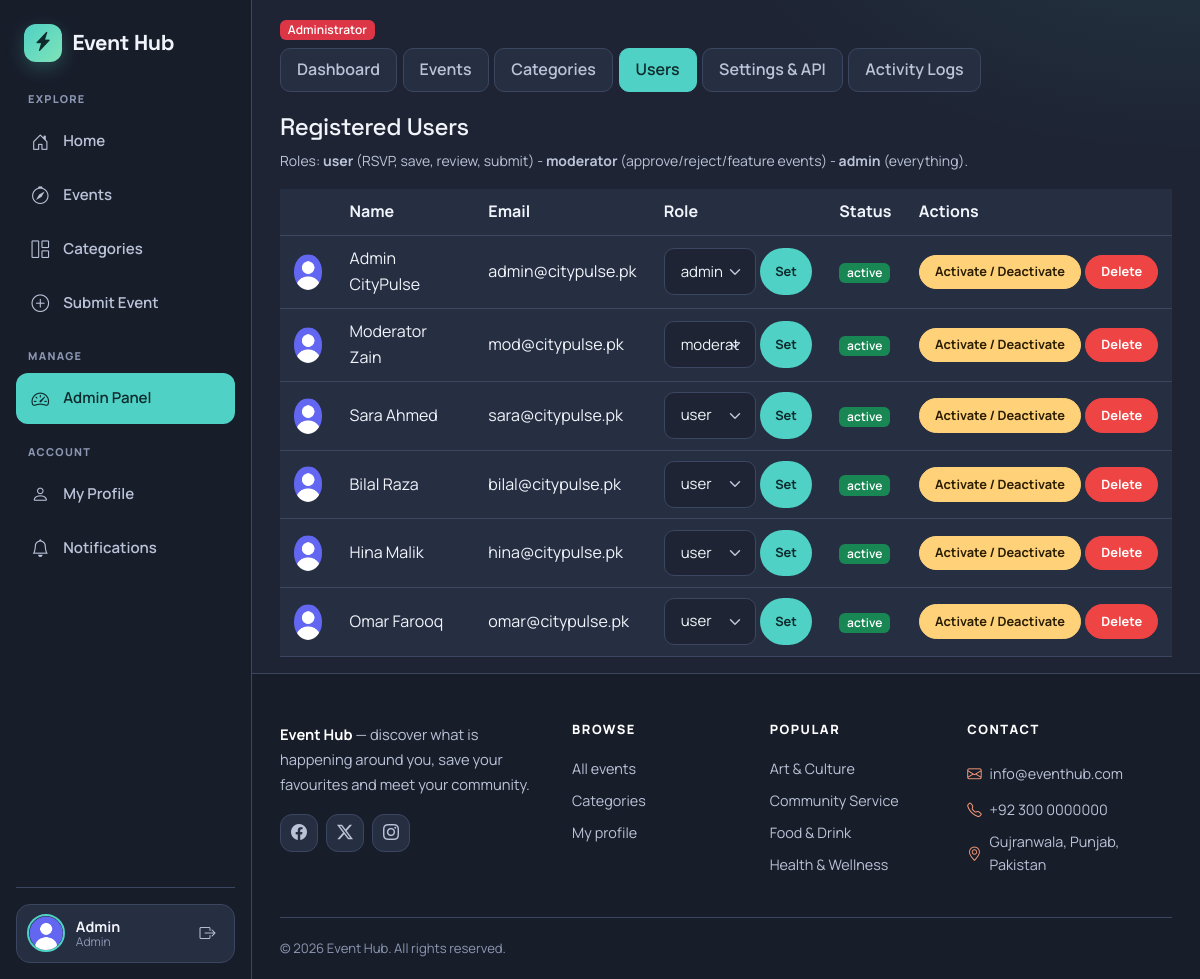
The page /admin/users.php (signed in) on the database its author committed.
### tables this page shows
CREATE TABLE users (
  id INT AUTO_INCREMENT PRIMARY KEY,
  name VARCHAR(100) NOT NULL,
  email VARCHAR(150) NOT NULL UNIQUE,
  password VARCHAR(255) NOT NULL,
  role ENUM('user','moderator','admin') DEFAULT 'user',
  status ENUM('active','inactive') DEFAULT 'active',
  avatar VARCHAR(255) DEFAULT 'images/avatar.png',
  created_at TIMESTAMP DEFAULT CURRENT_TIMESTAMP
);

CREATE TABLE categories (
  id INT AUTO_INCREMENT PRIMARY KEY,
  name VARCHAR(80) NOT NULL,
  color VARCHAR(10) DEFAULT '#6f42c1'
);

### includes/functions.php (called while the page is built, shortened)
<?php
require_once __DIR__ . '/../config/db.php';
function e($s) { return htmlspecialchars($s ?? '', ENT_QUOTES, 'UTF-8'); }
function is_logged() { return isset($_SESSION['user']); }
function get_categories() { global $pdo; return $pdo->query("SELECT * FROM categories ORDER BY name")->fetchAll(); }

### admin/users.php (the view, shortened to what this page needs)
<?php
require '../includes/functions.php';
$users = $pdo->query("SELECT * FROM users ORDER BY id")->fetchAll(); $page_title = 'Users'; $active = 'admin';
include '../includes/header.php'; include 'menu.php';
?>
<div class="container">
  <h4>Registered Users</h4>
  <p class="text-muted small">Roles: <b>user</b> (RSVP, save, review, submit) - <b>moderator</b> (approve/reject/feature events) - <b>admin</b> (everything).</p>
  <div class="table-responsive"><table class="table bg-white align-middle">
    <tr><th></th><th>Name</th><th>Email</th><th>Role</th><th>Status</th><th>Actions</th></tr>
    <?php foreach ($users as $u): ?>
    <tr>
      <td><img src="<?= BASE_URL . e($u['avatar']) ?>" width="36" height="36" class="rounded-circle" style="object-fit:cover" alt="avatar of <?= e($u['name']) ?>"></td>
      <td><?= e($u['name']) ?></td><td><?= e($u['email']) ?></td>
      <td>
        <form method="post" class="d-flex gap-1"><input type="hidden" name="id" value="<?= $u['id'] ?>"><input type="hidden" name="do" value="role">
          <select name="role" class="form-select form-select-sm"><?php foreach (['user', 'moderator', 'admin'] as $r): ?><option <?= $u['role'] == $r ? 'selected' : '' ?>><?= $r ?></option><?php endforeach; ?></select>
          <button class="btn btn-sm btn-primary">Set</button></form></td>
      <td><span class="badge bg-<?= $u['status'] == 'active' ? 'success' : 'dark' ?>"><?= $u['status'] ?></span></td>
      <td><form method="post" class="d-flex gap-1" onsubmit="return confirm('Are you sure?')">
        <button name="do" value="toggle" class="btn btn-sm btn-warning">Activate / Deactivate</button>
        <button name="do" value="delete" class="btn btn-sm btn-danger">Delete</button>
      </form></td>
    </tr>
    <?php endforeach; ?>
  </table></div>
</div>
<?php include '../includes/footer.php'; ?>

### includes/footer.php (shortened to what this page needs)
<footer class="footer">
  <div class="container">
    <div class="footer-grid">
      <div class="footer-brand">
        <p class="footer-desc"><strong><?= SITE_NAME ?></strong> &mdash; discover what is happening around you, save your favourites and meet your community.</p>
        <div class="social-links d-flex gap-2">
          <a href="#" class="social-link" aria-label="Facebook"><i class="bi bi-facebook"></i></a>
          <a href="#" class="social-link" aria-label="Twitter"><i class="bi bi-twitter-x"></i></a>
          <a href="#" class="social-link" aria-label="Instagram"><i class="bi bi-instagram"></i></a>
        </div>
      </div>
      <div class="footer-links">
        <h4>Browse</h4>
        <a href="<?= BASE_URL ?>events.php">All events</a>
        <a href="<?= BASE_URL ?>categories.php">Categories</a>
        <a href="<?= BASE_URL ?><?= is_logged() ? 'profile.php' : 'login.php' ?>"><?= is_logged() ? 'My profile' : 'Login' ?></a>
      </div>
      <div class="footer-links">
        <h4>Popular</h4>
        <?php foreach (array_slice(get_categories(), 0, 4) as $fc): ?>
          <a href="<?= BASE_URL ?>events.php?cat[]=<?= $fc['id'] ?>"><?= e($fc['name']) ?></a>
        <?php endforeach; ?>
      </div>
      <div class="footer-links">
        <h4>Contact</h4>
        <p><i class="bi bi-envelope"></i> <a href="mailto:<?= SITE_EMAIL ?>"><?= SITE_EMAIL ?></a></p>
        <p><i class="bi bi-telephone"></i> <?= SITE_PHONE ?></p>
        <p><i class="bi bi-geo-alt"></i> <?= SITE_ADDRESS ?></p>
      </div>
    </div>
    <div class="footer-bottom"><p>&copy; <?= date('Y') ?> <?= SITE_NAME ?>. All rights reserved.</p></div>
  </div>
</footer>
</div>
</div>
</body>
</html>

### rows shown on the page
users: avatar (placeholder picture), name "Admin CityPulse", email "admin@citypulse.pk", role "admin", status "active"
users: avatar (placeholder picture), name "Moderator Zain", email "mod@citypulse.pk", role "moderator", status "active"
users: avatar (placeholder picture), name "Sara Ahmed", email "sara@citypulse.pk", role "user", status "active"
users: avatar (placeholder picture), name "Bilal Raza", email "bilal@citypulse.pk", role "user", status "active"
users: avatar (placeholder picture), name "Hina Malik", email "hina@citypulse.pk", role "user", status "active"
users: avatar (placeholder picture), name "Omar Farooq", email "omar@citypulse.pk", role "user", status "active"
categories: name "Art & Culture"
categories: name "Community Service"
categories: name "Food & Drink"
categories: name "Health & Wellness"

### other values the page prints
SITE_NAME "Event Hub"
explode(' ', $_SESSION['user']['name'])[0] "Admin"
$_SESSION['user']['role'] "Admin"
$t "Dashboard"
$t "Events"
$t "Categories"
$t "Users"
$t "Settings & API"
$t "Activity Logs"
SITE_EMAIL "info@eventhub.com"
SITE_PHONE "+92 300 0000000"
SITE_ADDRESS "Gujranwala, Punjab, Pakistan"
